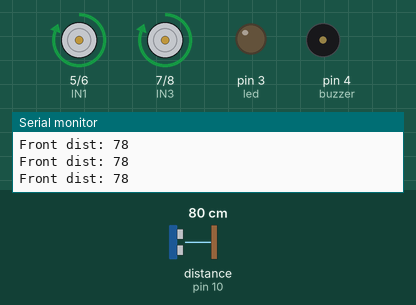
Simulated run of this sketch. Board: Arduino Uno, built with avr-gcc and run on an emulated ATmega328P. Shown: motor-driver pin pairs drawn as motors (green arrow = first pin HIGH = forward, orange = second pin HIGH = backward, longer = more drive), output pins drawn as LEDs (lit = HIGH), buzzer (waves = sounding), the last lines printed to the serial monitor. Wiring (inferred from the names in the program): ultrasonic range finder: trigger pin 9; echo pin 10. Dashed ring = blinking. Inputs (shaded band) come from the test bench; at power-on: distance to the obstacle (sensor on pin 10) 80 cm. The echo pulse lasts 58.3 µs per cm; pins used as bus, display or sensor lines are not drawn.

Above: at 1.2 s.
1.3 s: distance to the obstacle (sensor on pin 10) set to 34 cm
2.8 s: distance to the obstacle (sensor on pin 10) set to 28 cm
At 3.16 s:
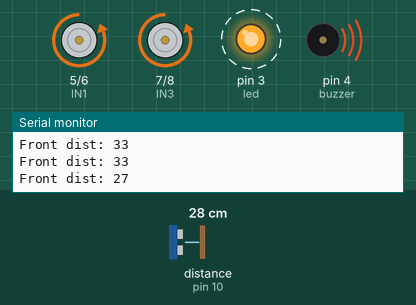
At 3.8 s:
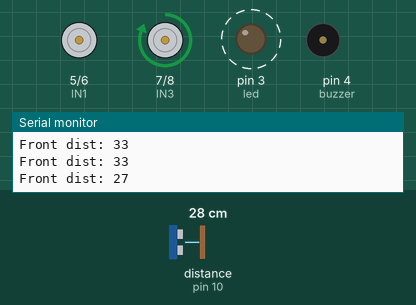
5.8 s: distance to the obstacle (sensor on pin 10) set to 2 cm
At 8.1 s:
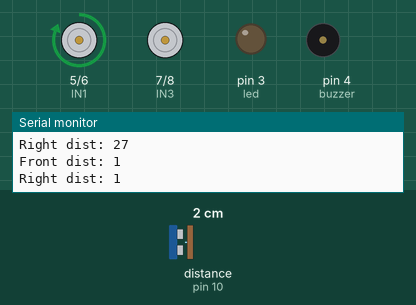
Timing chart, 0 to 14.8 s (numbered marks = the images above; inputs shaded):
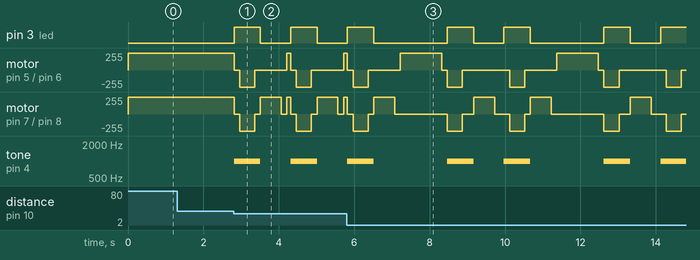

The sketch:

ObsticalAvoidingCar.ino
```cpp
// ─── Pin Configuration ───────────────────────────────────────────────────────
const int trigPin = 9;
const int echoPin = 10;
const int IN1 = 5;   // Right motor forward
const int IN2 = 6;   // Right motor backward
const int IN3 = 7;   // Left motor forward
const int IN4 = 8;   // Left motor backward
const int led = 3;
const int buzzer = 4;

// ─── Tuning Constants ────────────────────────────────────────────────────────
const int OBSTACLE_DIST     = 30;   // cm — obstacle detection threshold
const int CLEAR_DIST        = 25;   // cm — minimum "safe" distance after turning
const int REVERSE_TIME      = 400;  // ms — how long to reverse
const int TURN_90_TIME      = 550;  // ms — tune this to get ~90° on your surface
const int TURN_45_TIME      = 300;  // ms — tune this to get ~45°
const int POST_MOVE_PAUSE   = 150;  // ms — brief settle pause after each action

// ─── Distance Measurement ────────────────────────────────────────────────────
long getDistance() {
  digitalWrite(trigPin, LOW);
  delayMicroseconds(2);
  digitalWrite(trigPin, HIGH);
  delayMicroseconds(10);
  digitalWrite(trigPin, LOW);

  long duration = pulseIn(echoPin, HIGH, 30000); // 30 ms timeout (~5 m max)
  if (duration == 0) return 999;                 // no echo → treat as open path

  long distance = duration * 0.034 / 2;
  return distance;
}

// ─── Motor Primitives ────────────────────────────────────────────────────────

/*
 * Right motor  → IN1 HIGH / IN2 LOW  = forward
 *                IN1 LOW  / IN2 HIGH = backward
 * Left  motor  → IN3 HIGH / IN4 LOW  = forward
 *                IN3 LOW  / IN4 HIGH = backward
 */

void moveForward() {
  digitalWrite(IN1, HIGH); digitalWrite(IN2, LOW);   // right forward
  digitalWrite(IN3, HIGH); digitalWrite(IN4, LOW);   // left forward
}

void moveBackward() {
  digitalWrite(IN1, LOW);  digitalWrite(IN2, HIGH);  // right backward
  digitalWrite(IN3, LOW);  digitalWrite(IN4, HIGH);  // left backward
}

void stopCar() {
  digitalWrite(IN1, LOW);  digitalWrite(IN2, LOW);
  digitalWrite(IN3, LOW);  digitalWrite(IN4, LOW);
}

/*
 * Pivot RIGHT (clockwise when viewed from above):
 *   Left  wheel → forward
 *   Right wheel → stopped (zero-radius pivot around right wheel)
 *
 * This is safer than counter-rotating for carpet / uneven ground.
 * For a tighter spin, replace right-wheel STOP with backward — see comment.
 */
void pivotRight(int duration_ms) {
  digitalWrite(IN1, LOW);  digitalWrite(IN2, LOW);   // right wheel: stop
  // To counter-rotate instead: IN1=LOW, IN2=HIGH
  digitalWrite(IN3, HIGH); digitalWrite(IN4, LOW);   // left wheel: forward
  delay(duration_ms);
  stopCar();
}

/*
 * Pivot LEFT (counter-clockwise):
 *   Right wheel → forward
 *   Left  wheel → stopped
 */
void pivotLeft(int duration_ms) {
  digitalWrite(IN1, HIGH); digitalWrite(IN2, LOW);   // right wheel: forward
  digitalWrite(IN3, LOW);  digitalWrite(IN4, LOW);   // left wheel: stop
  delay(duration_ms);
  stopCar();
}

// ─── Alert Helpers ───────────────────────────────────────────────────────────
void alertOn() {
  digitalWrite(led, HIGH);
  tone(buzzer, 1000);
}

void alertOff() {
  digitalWrite(led, LOW);
  noTone(buzzer);
}

// ─── Setup ───────────────────────────────────────────────────────────────────
void setup() {
  pinMode(trigPin, OUTPUT);
  pinMode(echoPin, INPUT);
  pinMode(IN1, OUTPUT); pinMode(IN2, OUTPUT);
  pinMode(IN3, OUTPUT); pinMode(IN4, OUTPUT);
  pinMode(led, OUTPUT);
  pinMode(buzzer, OUTPUT);
  Serial.begin(9600); // optional — useful for tuning distances
}

// ─── Main Avoidance Logic ────────────────────────────────────────────────────
void handleObstacle() {
  // ── 1. Alert & stop ───────────────────────────────────────────────────────
  alertOn();
  stopCar();
  delay(POST_MOVE_PAUSE);

  // ── 2. Reverse slightly to gain clearance for turning ────────────────────
  moveBackward();
  delay(REVERSE_TIME);
  stopCar();
  delay(POST_MOVE_PAUSE);
  alertOff();

  // ── 3. Try RIGHT first ────────────────────────────────────────────────────
  pivotRight(TURN_90_TIME);
  delay(POST_MOVE_PAUSE);

  long rightDist = getDistance();
  Serial.print("Right dist: "); Serial.println(rightDist);

  if (rightDist >= CLEAR_DIST) {
    // Right is clear — continue forward in this new direction
    moveForward();
    return;
  }

  // ── 4. Right blocked — pivot back to center then try LEFT ────────────────
  //    Pivot left ~180° total (90° back to center + 90° past to left side)
  pivotLeft(TURN_90_TIME * 2);
  delay(POST_MOVE_PAUSE);

  long leftDist = getDistance();
  Serial.print("Left dist: "); Serial.println(leftDist);

  if (leftDist >= CLEAR_DIST) {
    // Left is clear — continue forward in this new direction
    moveForward();
    return;
  }

  // ── 5. Both sides blocked — reverse more and retry next loop iteration ───
  alertOn();
  moveBackward();
  delay(REVERSE_TIME);
  stopCar();
  delay(300);
  alertOff();

  // Pivot back roughly to original heading before retrying
  pivotRight(TURN_90_TIME);
  delay(POST_MOVE_PAUSE);
}

// ─── Loop ────────────────────────────────────────────────────────────────────
void loop() {
  long d = getDistance();
  Serial.print("Front dist: "); Serial.println(d);

  if (d >= OBSTACLE_DIST) {
    moveForward();
    alertOff();
  } else {
    handleObstacle();
  }

  delay(100);
}
```

Measured:
- the behaviour switches between 31 and 30 cm on distance to the obstacle (sensor on pin 10) (found by bisection; images 0 and 1)
- after the input at 2.8 s, pin 3 (led): alternates HIGH for 0.70 s and LOW for 0.80 s, starting at once; motor on pin 5 (IN1) / pin 6 (IN2): forward 255/255 → stopped at once, → backward 255/255 0.15 s later, → stopped 0.40 s later, → forward 255/255 0.85 s later, … (8 changes in this stretch)
